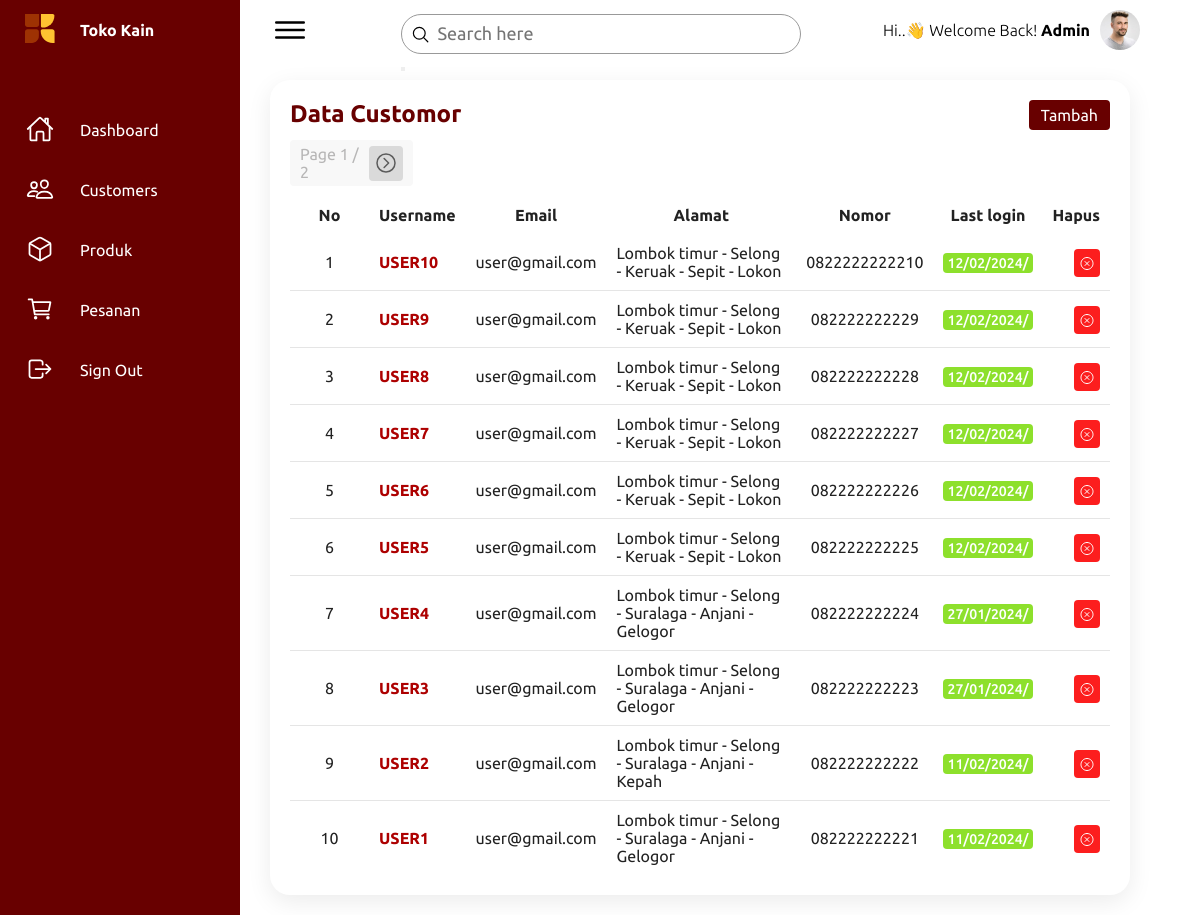
The page /customor/ (signed in) on the database its author committed.
### greenstore_app/models.py (models this page shows)
class CustomUser(AbstractUser):
    nomor = models.CharField(max_length=20)
    alamat = models.CharField(max_length=255)

### greenstore_app/views.py (the view)
# urls.py: path('customor/', CustomUserListView.as_view(), name='customor'),
class CustomUserListView(ListView):
    model = CustomUser
    template_name = 'dsh_customor.html'
    context_object_name = 'custom_users'
    ordering = ['-id']
    paginate_by = 10
    def get_queryset(self):
        query = self.request.GET.get('q')
        if query:
            return CustomUser.objects.filter(username__icontains=query).order_by('-id')
        return CustomUser.objects.all().order_by('-id')
    def get_context_data(self, **kwargs):
        context = super().get_context_data(**kwargs)
        context['search_query'] = self.request.GET.get('q', '')
        return context

### templates/dsh_customor.html (shortened to what this page needs)
{% load static %}
<!DOCTYPE html>
<html lang="en">
<head>
    <link rel="stylesheet" href="{% static 'css/dashboard.css' %}">
</head>
<body>
    <div class="container">
        <div class="navigation">
            <ul>
                <li>
                    <a href="">
                        <span class="icon">
                            <img src="{% static 'img/logo.svg' %}" alt="Toko Kain" style="width: 30px;">
                        </span>
                        <span class="title" style="font-weight: bold;">Toko Kain</span>
                    </a>
                </li>
                <li>
                    <a href="{% url 'dashboard' %}">
                        <span class="icon">
                            <ion-icon name="home-outline"></ion-icon>
                        </span>
                        <span class="title">Dashboard</span>
                    </a>
                </li>
                <li>
                    <a href="{% url 'customor' %}">
                        <span class="icon">
                            <ion-icon name="people-outline"></ion-icon>
                        </span>
                        <span class="title">Customers</span>
                    </a>
                </li>
                <li>
                    <a href="{% url 'barang' %}">
                        <span class="icon">
                            <ion-icon name="cube-outline"></ion-icon>
                        </span>
                        <span class="title">Produk</span>
                    </a>
                </li>
                <li>
                    <a href="{% url 'pesanan' %}">
                        <span class="icon">
                            <ion-icon name="cart-outline"></ion-icon>
                        </span>
                        <span class="title">Pesanan</span>
                    </a>
                </li>
                <li>
                     <a href="#" id="signoutlink">
                        <span class="icon">
                            <ion-icon name="log-out-outline"></ion-icon>
                        </span>
                        <span class="title">Sign Out</span>
                    </a>
                </li>
            </ul>
        </div>
        <div class="main">
            <div class="topbar">
                <div class="toggle">
                    <ion-icon name="menu-outline"></ion-icon>
                </div>
                <div class="search">
                    <form method="GET">
                        <label>
                            <input type="text" name="q" placeholder="Search here" style="margin-top: 25px;">
                            <button type="submit"><ion-icon name="search-outline"></ion-icon></button>
                        </label>
                    </form>
                </div>
                <div class="" style="display: flex; gap: 10px; align-items: center;">
                    <h4 style="text-transform: capitalize;"> <span style="font-weight: 200;">hi..👋 welcome back! </span> {{user}}</h4>
                    <div class="user">
                        <img src="{% static 'img/customer01.jpg' %}" alt="user">
                     </div>
                </div>
            </div>
            <div class="details">
                <div class="recentOrders">
                    <div class="cardHeader">
                        <h2>Data  Customor</h2>
                        <a href="#" class="btnsignup" onclick="window.dialogsignup.showModal();" style="padding: 6px 12px; background-color: #680000; text-decoration: none;color: white; border-radius: 4px;">Tambah</a>
                    </div>
                    <table>
                        <thead>
                            <tr style="text-align: center;">
                                <td style="width: 100px;">No</td>
                                <td>Username</td>
                                <td>Email</td>
                                <td style="width: 250px;">Alamat</td>
                                <td>Nomor</td>
                                <td>Last login</td>
                                <td>Hapus</td>
                            </tr>
                        </thead>
                        <tbody>
                            {% for custom_user in custom_users %}
                                <tr>
                                    <td style="text-align: center;">{{ forloop.counter }}</td>
                                    <td style="text-align: left;">
                                        <a href="#" class="edit-user-btn" data-user-id="{{ custom_user.id }}">{{ custom_user.username }}</a>
                                    </td>
                                    <td>{{ custom_user.email }}</td>
                                    <td>{{ custom_user.alamat }}</td>
                                    <td style="text-align: center;">{{ custom_user.nomor }}</td>
                                    <td style="text-align: center;">
                                        <span class="status delivered">{{ custom_user.last_login|date:'d/m/Y/' }}</span>
                                    </td>
                                    <td>
                                        <a href="#" class="delete-user-btn" data-user-id="{{ custom_user.id }}" style="background-color: rgb(252, 30, 30); padding:5px; border-radius: 4px; color: white;">
                                            <ion-icon name="close-circle-outline" style="transform: translateY(2.5px);"></ion-icon>
                                        </a>
                                    </td>
                                </tr>
                            {% endfor %}
                        </tbody>
                        <div class="pagination" >
                            {% if is_paginated %}
                                <span class="step-links">
                                    <span class="current" style="color: #b7b6b6;">
                                        Page {{ page_obj.number }} / {{ page_obj.paginator.num_pages }}
                                    </span>
                                    {% if page_obj.has_next %}
                                        <a href="?q={{ search_query }}&page={{ page_obj.next_page_number }}">
                                            <ion-icon name="chevron-forward-circle-outline" id="pgkanan"></ion-icon>
                                        </a>
                                    {% endif %}
                                </span>
                            {% endif %}
                        </div>
                    </table>
                </div>
            </div>
        </div>
    </div>
</body>
</html>

### static/css/dashboard.css (style rules this page uses)
* { font-family: "Ubuntu", sans-serif; margin: 0; padding: 0; box-sizing: border-box; }
:root { --satu: #FFC331; --dua: #ad0000; --blue: #680000; --white: #fff; --gray: #f5f5f5; --black1: #222; --black2: #999; --vs-primary: 29 92 255; }
body { min-height: 100vh; overflow-x: hidden; }
.container { position: relative; width: 100%; }
.navigation { position: fixed; width: 240px; height: 100%; background: var(--blue); border-left: 10px solid var(--blue); transition: 0.5s; overflow: hidden; }
.navigation ul { position: absolute; top: 0; left: 0; width: 100%; }
.navigation ul li { position: relative; width: 100%; list-style: none; border-top-left-radius: 30px; border-bottom-left-radius: 30px; }
.navigation ul li:nth-child(1) { margin-bottom: 40px; pointer-events: none; }
.navigation ul li a { position: relative; display: block; width: 100%; display: flex; text-decoration: none; color: var(--white); }
.navigation ul li a .icon { position: relative; display: block; min-width: 60px; height: 60px; line-height: 75px; text-align: center; }
.navigation ul li a .icon ion-icon { font-size: 1.75rem; }
.navigation ul li a .title { position: relative; display: block; padding: 0 10px; height: 60px; line-height: 60px; text-align: start; white-space: nowrap; }
.main { position: absolute; width: calc(100% - 300px); left: 250px; min-height: 100vh; background: var(--white); transition: 0.5s; }
.topbar { width: 100%; height: 60px; display: flex; justify-content: space-between; align-items: center; padding: 0 10px; }
.toggle { position: relative; width: 60px; height: 60px; display: flex; justify-content: center; align-items: center; font-size: 2.5rem; cursor: pointer; }
.search { position: relative; width: 400px; margin: 0 10px; }
.search label { position: relative; width: 100%; }
.search label input { width: 100%; height: 40px; border-radius: 40px; padding: 5px 20px; padding-left: 35px; font-size: 18px; outline: none; border: 1px solid var(--black2); }
.search label ion-icon { position: absolute; top: 0; left: 10px; font-size: 1.2rem; }
.user { position: relative; width: 40px; height: 40px; border-radius: 50%; overflow: hidden; cursor: pointer; }
.user img { position: absolute; top: 0; left: 0; width: 100%; height: 100%; object-fit: cover; }
.details { position: relative; width: 100%; padding: 20px; display: grid; grid-template-columns: 1fr; grid-gap: 30px; }
.details .recentOrders { position: relative; min-height: 500px; background: var(--white); padding: 20px; box-shadow: 0 7px 25px rgba(0, 0, 0, 0.08); border-radius: 20px; }
.details .cardHeader { display: flex; justify-content: space-between; align-items: flex-start; }
.cardHeader h2 { font-weight: 600; color: var(--blue); }
.details table { width: 100%; border-collapse: collapse; margin-top: 10px; }
.details table thead td { font-weight: 600; }
.details .recentOrders table tr { color: var(--black1); border-bottom: 1px solid rgba(0, 0, 0, 0.1); }
.details .recentOrders table tbody tr td a { color: var(--dua); text-decoration: none; font-weight: bold; text-transform: uppercase; }
.details .recentOrders table tr:last-child { border-bottom: none; }
.details .recentOrders table tr td { padding: 10px; }
.details .recentOrders table tr td:last-child { text-align: end; }
.details .recentOrders table tr td:nth-child(2) { text-align: end; }
.details .recentOrders table tr td:nth-child(3) { text-align: center; }
.status.delivered { padding: 2px 4px; background: #8de02c; color: var(--white); border-radius: 4px; font-size: 14px; font-weight: 500; }

### templates/dsh_customor.html (style rules this page uses)
.pagination { margin-top: 10px; }
.pagination .step-links { padding: 5px 10px; background-color: #f8f8f8; display: flex; justify-content: space-between; align-items: center; width: 15%; border-radius: 4px; }
.pagination .step-links a { padding: 5px 5px 3px 5px; border-radius: 4px; background-color: #dadada; color: rgb(91, 91, 91); }
.pagination .step-links a #pgkiri, #pgkanan { width: 24px; height: 24px; }

### rows shown on the page
CustomUser: is_active+password+username "Admin"
CustomUser: username "USER10", email "user@gmail.com", alamat "Lombok timur - Selong - Keruak - Sepit - Lokon", nomor "0822222222210", last_login "12/02/2024/"
CustomUser: username "USER9", email "user@gmail.com", alamat "Lombok timur - Selong - Keruak - Sepit - Lokon", nomor "082222222229", last_login "12/02/2024/"
CustomUser: username "USER8", email "user@gmail.com", alamat "Lombok timur - Selong - Keruak - Sepit - Lokon", nomor "082222222228", last_login "12/02/2024/"
CustomUser: username "USER7", email "user@gmail.com", alamat "Lombok timur - Selong - Keruak - Sepit - Lokon", nomor "082222222227", last_login "12/02/2024/"
CustomUser: username "USER6", email "user@gmail.com", alamat "Lombok timur - Selong - Keruak - Sepit - Lokon", nomor "082222222226", last_login "12/02/2024/"
CustomUser: username "USER5", email "user@gmail.com", alamat "Lombok timur - Selong - Keruak - Sepit - Lokon", nomor "082222222225", last_login "12/02/2024/"
CustomUser: username "USER4", email "user@gmail.com", alamat "Lombok timur - Selong - Suralaga - Anjani - Gelogor", nomor "082222222224", last_login "27/01/2024/"
CustomUser: username "USER3", email "user@gmail.com", alamat "Lombok timur - Selong - Suralaga - Anjani - Gelogor", nomor "082222222223", last_login "27/01/2024/"
CustomUser: username "USER2", email "user@gmail.com", alamat "Lombok timur - Selong - Suralaga - Anjani - Kepah", nomor "082222222222", last_login "11/02/2024/"
CustomUser: username "USER1", email "user@gmail.com", alamat "Lombok timur - Selong - Suralaga - Anjani - Gelogor", nomor "082222222221", last_login "11/02/2024/"

### other values the page prints
{{ page_obj.number }} "1"
{{ page_obj.paginator.num_pages }} "2"
